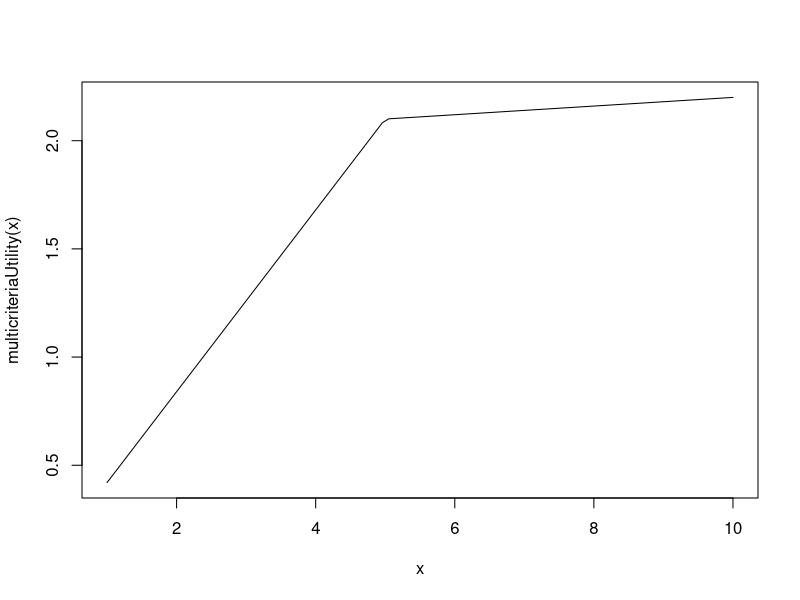
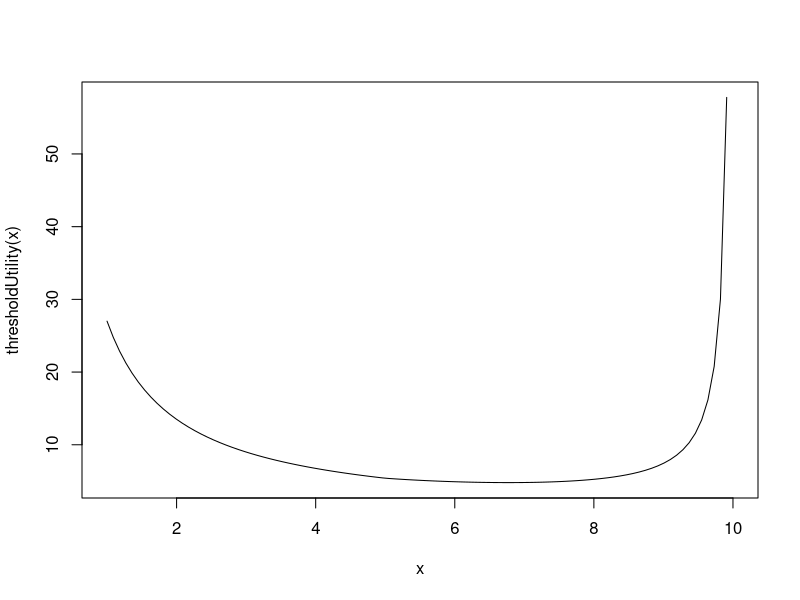
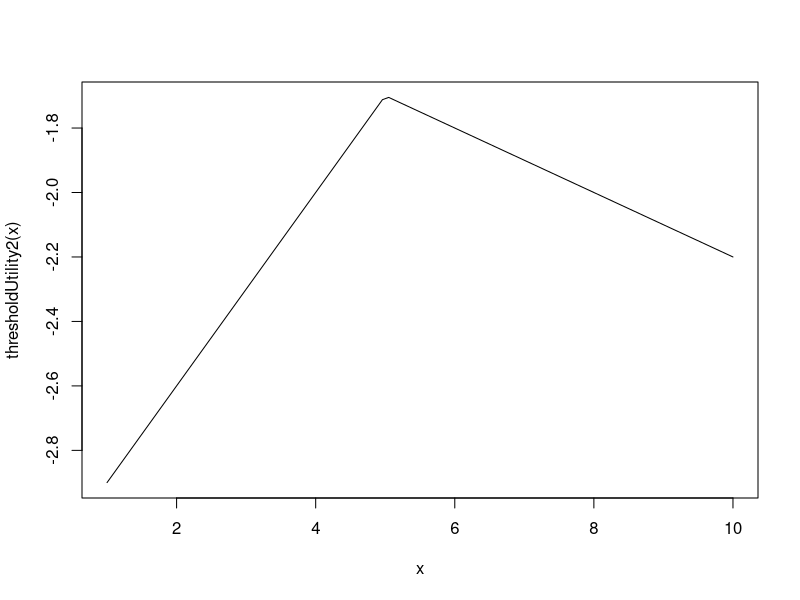

Here is the R script that generated these plots, in order:
wealthStrength = 2.2
fairnessStrength = 1.0
pieSize = 10
pieSizeMed = pieSize/2.0

wealthGain <- function(result){
 result/10
}

fairnessGain <- function(result){
  1-abs(pieSizeMed-result)/pieSizeMed
}

multicriteriaUtility <- function(result){
  wealthStrength * wealthGain(result) +
    fairnessStrength * fairnessGain(result)
}

#For every function, make it a probability distribution function?
thresholdUtility <-function(result){
  wealthStrength/wealthGain(result) + fairnessStrength/fairnessGain(result)
}

thresholdUtility2 <-function(result){
  wealthGain(result) -wealthStrength +  fairnessGain(result) - fairnessStrength
}

memoryTesholdUtility <- function(result){
  timesActionWasChosen(result)/totalIterations
  #hmm look into previous defnitoin of this and such...
  timesActionWasChosen(result)
}


#ToDo for responder
#ToDo for 

curve(multicriteriaUtility(x),1,pieSize)
curve(thresholdUtility(x),1,pieSize)
curve(thresholdUtility2(x),1,pieSize)

